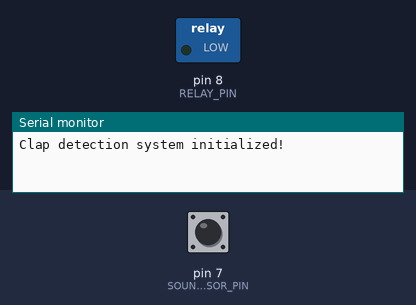
The sketch below on a simulated Arduino Uno, built with avr-gcc and run on an emulated ATmega328P. Shown: switched loads named in the sketch (green lamp = pin HIGH), the last lines printed to the serial monitor. Dashed ring = blinking. The test bench sets the inputs (shaded band); at power-on: pin 7 (SOUND_SENSOR_PIN) LOW.

Above: at 1.2 s.
1.3 s: pin 7 (SOUND_SENSOR_PIN) pulsed HIGH 5 times (0.12 s each, 0.3 s apart)
At 1.57 s:
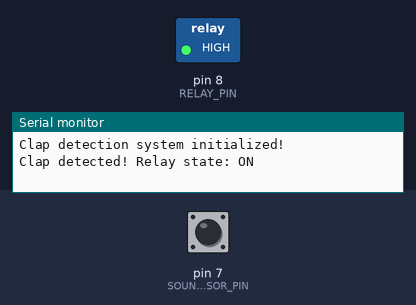
At 3.2 s:
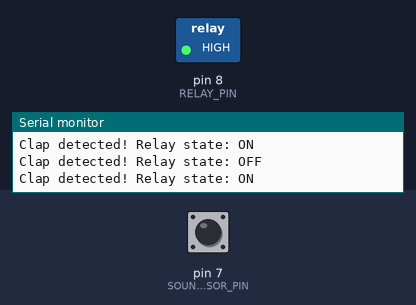
Timing chart, 0 to 4.7 s (numbered marks = the images above; inputs shaded):
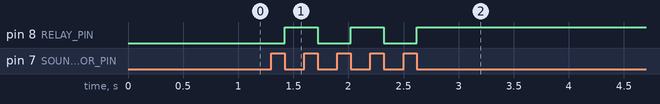

The sketch:

Sound_detection.ino
```cpp
/*
 * Clap Detection and Device Control
 * This sketch detects claps using a sound sensor and controls a relay accordingly
 */

// Pin definitions
/*
 * Clap Detection and Device Control
 * This sketch detects claps using a sound sensor and controls a relay accordingly
 */

// Pin definitions
#define SOUND_SENSOR_PIN 7  // Sound sensor connected to pin 7
#define RELAY_PIN 8        // Relay connected to pin 8

// Global variables
unsigned long lastEvent = 0;    // Time of last detected sound
boolean relayState = false;     // Current state of relay

// Function to handle clap detection and relay control
boolean handleClapDetection(int sensorPin, int relayPin, unsigned long debounceTime = 25) {
  // Read sound sensor
  int sensorData = digitalRead(sensorPin);

  // Check if sound is detected (LOW indicates sound detection)
  if (sensorData == LOW) {
    // Check if enough time has passed since last detection
    if (millis() - lastEvent > debounceTime) {
      // Toggle relay state
      relayState = !relayState;

      // Update relay output
      digitalWrite(relayPin, relayState);

      // Debug output
      Serial.print("Clap detected! Relay state: ");
      Serial.println(relayState ? "ON" : "OFF");
    }

    // Update last event time
    lastEvent = millis();
  }

  return relayState;
}

void setup() {
  // Initialize pins
  pinMode(SOUND_SENSOR_PIN, INPUT);
  pinMode(RELAY_PIN, OUTPUT);

  // Initialize serial communication for debugging
  Serial.begin(9600);

  // Ensure relay starts in OFF state
  digitalWrite(RELAY_PIN, LOW);

  Serial.println("Clap detection system initialized!");
}

void loop() {
  // Call the clap detection function
  handleClapDetection(SOUND_SENSOR_PIN, RELAY_PIN);
}
```

Measured:
- after the input at 1.3 s, pin 8 (RELAY_PIN): alternates HIGH for 0.30 s and LOW for 0.30 s, 5 changes in all, then stays HIGH, starting after 0.12 s
